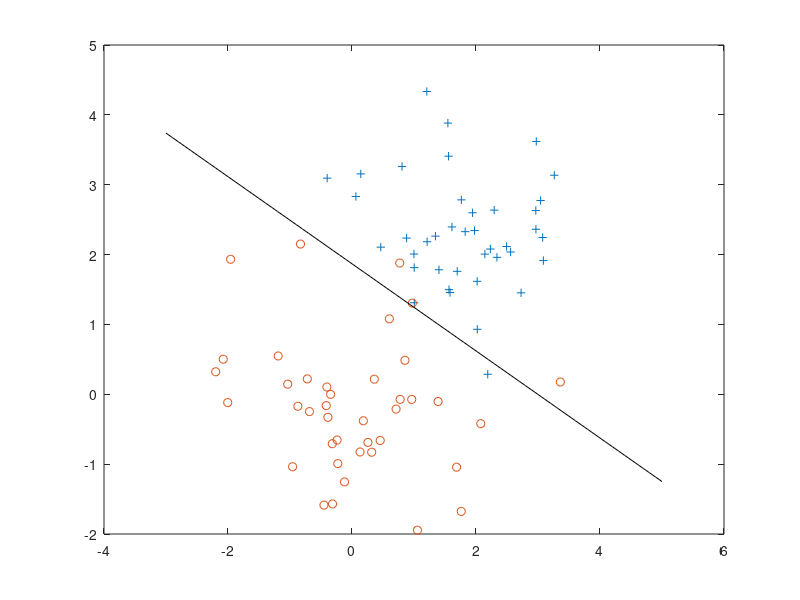

MATLAB code to generate this figure:
y = [zeros(40,1); ones(40,1)];
x = [randn(40, 1), randn(40, 1); 2 + randn(40, 1) , 2 + randn(40, 1)];

x = [ones(80, 1) x];
% find returns the indices of the
% rows meeting the specified condition
pos = find(y == 1); neg = find(y == 0);

% Assume the features are in the 2nd and 3rd
% columns of x
% plot(x(pos, 2), x(pos,3), '+'); hold on
% plot(x(neg, 2), x(neg, 3), 'o')

g = @(z) 1.0 ./ (1.0 + exp(-z))';
% Usage: To find the value of the sigmoid 
% evaluated at 2, call g(2)


theta = zeros(3, 1);
J = mean( -y.*log(g(x*theta)) - (1 - y).*log(1 - g(x*theta)) )

for iter = 1:10
    H = zeros(3, 3);
    grad = zeros(3, 1);
    for i = 1:80
        H = H + (g(x(i,:)*theta)*(1-g(x(i,:)*theta))*x(i,:)'*x(i,:))/80;
        grad = grad + ((g(x(i,:)*theta) - y(i))*x(i,:)')/80;
    end
    theta = theta - H\grad;
    J = mean( -y.*log(g(x*theta)) - (1 - y).*log(1 - g(x*theta)) )
end

theta_true = theta;
theta = zeros(3, 1);
%J = mean( -y.*log(g(x*theta)) - (1 - y).*log(1 - g(x*theta)) )
alpha = 0.07;

for iter = 1:100000
    %variance reduction method
    if(mod(iter, 3000) == 0 && iter < 10000)
        alpha = alpha/2;
    end
    if(iter > 10000)
        alpha = 0.07/sqrt(iter);
    end
    
    grad = zeros(3, 1);
    i = randi([1 80],1,1);
    grad = grad + ((g(x(i,:)*theta) - y(i))*x(i,:)');
    theta = theta - alpha*grad;
    %J = mean( -y.*log(g(x*theta)) - (1 - y).*log(1 - g(x*theta)) )
    norm(theta-theta_true)
end
    
    
plot(x(pos, 2), x(pos,3), '+'); hold on
plot(x(neg, 2), x(neg, 3), 'o')
x1 = -3:0.1:5;
plot(x1, (-theta(1) - theta(2)*x1)/theta(3), 'k-')


